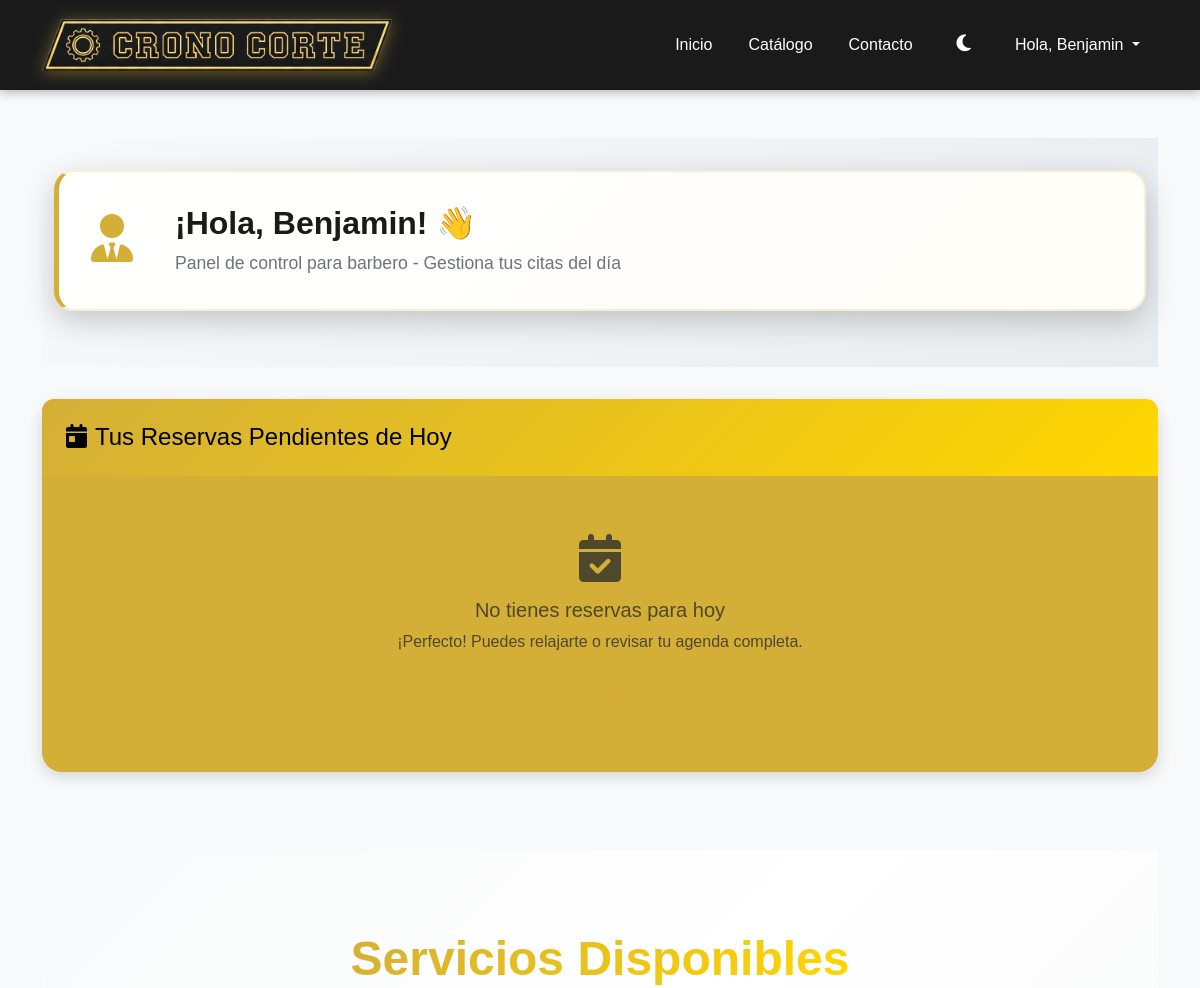
The page / (signed in, upper part) on the database as committed earlier.
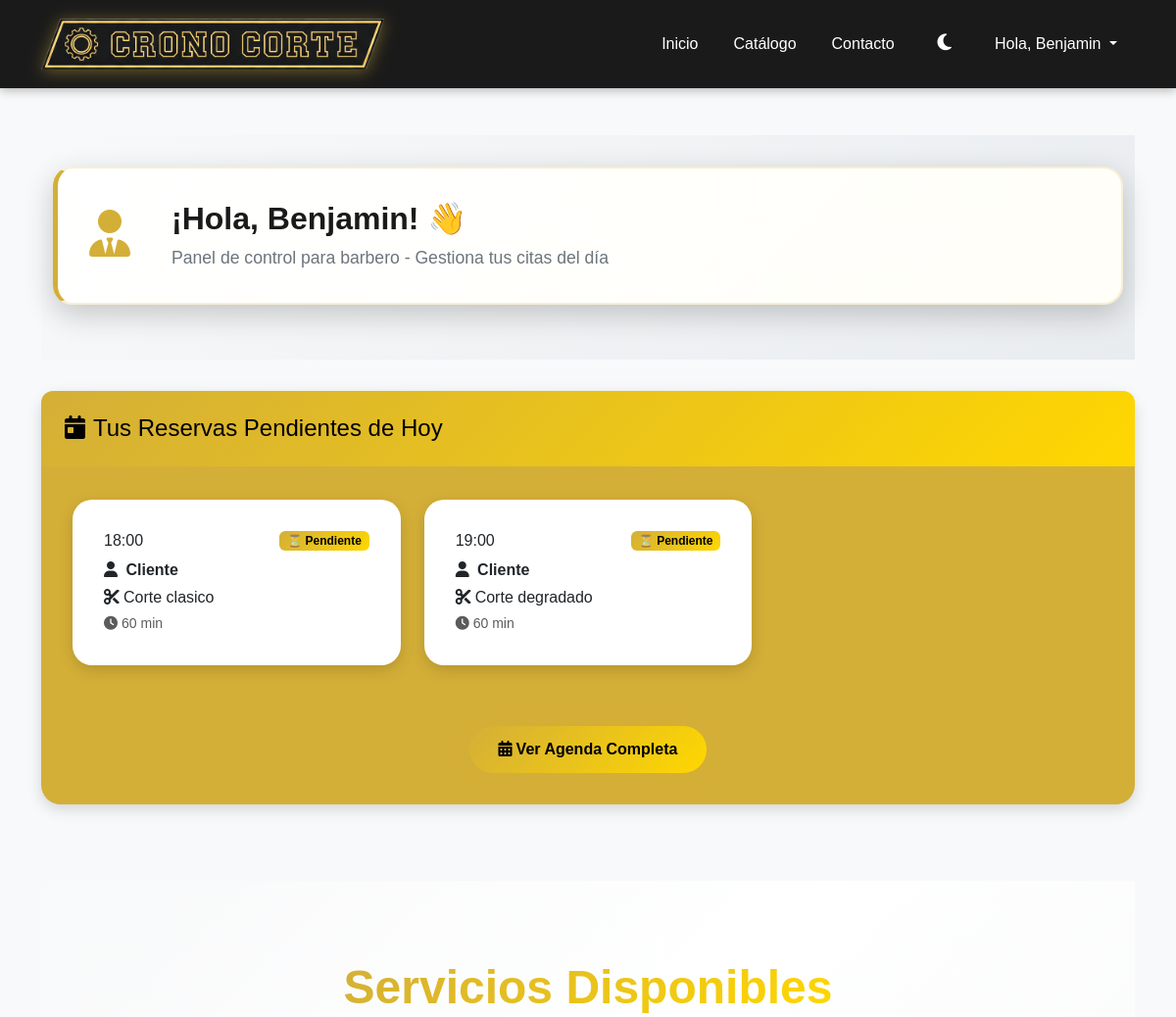
The same page on the database as committed later.
### agendabarber/models.py (models this page shows, shortened)
class Reserva(models.Model):
    cliente = models.ForeignKey(User, on_delete=models.CASCADE)
    barbero = models.ForeignKey(Barbero, on_delete=models.CASCADE)
    servicio = models.ForeignKey(Servicio, on_delete=models.CASCADE)
    inicio = models.DateTimeField(help_text="Hora de inicio de la reserva")
    fin = models.DateTimeField(null=True, blank=True)
    pagado = models.BooleanField(default=False)  # Changed: Now requires payment confirmation
    payment_method = models.CharField(max_length=50, default='mercadopago',
                                     help_text="Método de pago utilizado")
    estado = models.CharField(max_length=20, choices=ESTADO_CHOICES, default='Pendiente')  # Pendiente hasta que pase la hora
    objects = ReservaManager()  # Manager personalizado
    @property
    def esta_completada(self):
        from django.utils import timezone
        return self.fin and timezone.now() > self.fin

class Servicio(models.Model):
    nombre = models.CharField(max_length=100)
    descripcion = models.TextField(blank=True)
    precio = models.PositiveIntegerField()
    duracion_minutos = models.PositiveIntegerField(
        default=60,
        help_text="Duración del servicio en minutos"
    )
    imagen = models.ImageField(upload_to='servicios/', null=True, blank=True)

### agendabarber/views.py (the view)
# urls.py: path('', views.cargarInicio, name='inicio'),
def cargarInicio(request):
    servicios = Servicio.objects.all()[:3]
    context = {'servicios': servicios}
    if request.user.is_authenticated:
        hoy = date.today()
        try:
            barbero = Barbero.objects.get(usuario=request.user)
            reservas_hoy = Reserva.objects.filter(
                barbero=barbero,
                inicio__date=hoy
            ).select_related('cliente', 'servicio').order_by('inicio')
            context.update({
                'es_barbero': True,
                'reservas_hoy': reservas_hoy,
                'barbero': barbero
            })
        except Barbero.DoesNotExist:
            ahora = timezone.now()
            proximas_reservas = Reserva.objects.filter(
                cliente=request.user,
                inicio__gte=ahora,
                estado__in=['Pendiente', 'Confirmada']
            ).select_related('barbero', 'servicio').order_by('inicio')[:3]
            context.update({
                'es_cliente': True,
                'proximas_reservas': proximas_reservas
            })
    return render(request, 'inicio.html', context)

### agendabarber/context_processors.py (called while the page is built)
def user_type_context(request):
    context = {
        'es_barbero': False,
        'es_cliente': False,
    }
    if request.user.is_authenticated:
        try:
            Barbero.objects.get(usuario=request.user)
            context['es_barbero'] = True
            context['es_cliente'] = False
        except Barbero.DoesNotExist:
            context['es_barbero'] = False
            context['es_cliente'] = True
    return context

### agendabarber/templates/inicio.html (shortened to what the changed rows need)
{% extends 'base.html' %}
{% load static %}
{% block content %}
{% if not user.is_authenticated %}
<section class="hero-section">
    <div class="hero-image-bg">
        <img src="{% static 'agendabarber/img/hero-img.png' %}" alt="Barbería" class="hero-background-image">
    </div>
    <div class="hero-overlay-gradient"></div>
    <div class="container">
        <div class="row justify-content-center">
            <div class="col-12">
                <div class="hero-content animate-fade-in">
                    <h1 class="hero-title mb-4">
                        <span class="gradient-text">Crono Corte</span>
                    </h1>
                    <p class="hero-subtitle mb-5">
                        Transforma tu estilo con los mejores barberos profesionales.<br>
                        <strong>Reserva tu cita en segundos</strong>
                    </p>
                    <div class="hero-buttons">
                        <a href="{% url 'registro' %}" class="btn btn-hero-primary btn-lg">
                            <i class="fas fa-rocket me-2"></i>Comenzar Ahora
                        </a>
                        <a href="{% url 'login' %}" class="btn btn-hero-outline btn-lg">
                            <i class="fas fa-sign-in-alt me-2"></i>Iniciar Sesión
                        </a>
                    </div>
                </div>
            </div>
        </div>
    </div>
    <div class="hero-scroll-indicator">
        <i class="fas fa-chevron-down"></i>
    </div>
</section>
{% else %}
<div class="dashboard-welcome">
    <div class="container">
        <div class="row mb-4">
            <div class="col-12">
                <div class="welcome-card {% if user.is_superuser and not es_barbero %}admin-theme{% elif es_barbero %}barbero-theme{% else %}cliente-theme{% endif %}">
                    <div class="welcome-content">
                        <div class="welcome-text">
                            <h2 class="welcome-title">
                                ¡Hola, {{ user.get_full_name|default:user.username }}! 👋
                            </h2>
                        </div>
                    </div>
                </div>
            </div>
        </div>
    </div>
</div>
{% endif %}
{% if user.is_authenticated and es_barbero %}
<div class="row mb-5">
    <div class="col-12">
        <div class="card border-primary">
            <div class="card-body">
                {% if reservas_hoy %}
                    <div class="row">
                        {% for reserva in reservas_hoy %}
                        <div class="col-md-6 col-lg-4 mb-3">
                            <div class="card border-warning">
                                <div class="card-body">
                                    <div class="d-flex justify-content-between align-items-start mb-2">
                                        <h6 class="card-title mb-0">{{ reserva.inicio|date:"H:i" }}</h6>
                                        {% if reserva.esta_completada %}
                                            <span class="badge bg-success">
                                                ✓ ${{ reserva.servicio.precio|floatformat:0 }}
                                            </span>
                                        {% else %}
                                            <span class="badge bg-warning">
                                                ⏳ Pendiente
                                            </span>
                                        {% endif %}
                                    </div>
                                    <p class="card-text mb-1">
                                        <i class="fas fa-user me-1"></i>
                                        <strong>{{ reserva.cliente.get_full_name|default:reserva.cliente.username }}</strong>
                                    </p>
                                    <p class="card-text mb-1">
                                        <i class="fas fa-cut me-1"></i>{{ reserva.servicio.nombre }}
                                    </p>
                                    <p class="card-text mb-0 text-muted small">
                                        <i class="fas fa-clock me-1"></i>{{ reserva.servicio.duracion_minutos }} min
                                    </p>
                                </div>
                            </div>
                        </div>
                        {% endfor %}
                    </div>
                    <div class="text-center mt-3">
                        <a href="{% url 'agenda_barbero' %}" class="btn btn-primary">
                            <i class="fas fa-calendar-alt me-1"></i>Ver Agenda Completa
                        </a>
                    </div>
                {% else %}
                    <div class="text-center py-4">
                        <i class="fas fa-calendar-check fa-3x text-muted mb-3"></i>
                        <h5 class="text-muted">No tienes reservas para hoy</h5>
                        <p class="text-muted">¡Perfecto! Puedes relajarte o revisar tu agenda completa.</p>
                        <a href="{% url 'agenda_barbero' %}" class="btn btn-outline-primary">
                            <i class="fas fa-calendar-alt me-1"></i>Ver Mi Agenda
                        </a>
                    </div>
                {% endif %}
            </div>
        </div>
    </div>
</div>
{% endif %}
{% if servicios %}
<section class="services-section">
    <div class="container">
        <div class="row mb-5">
            <div class="col-12 text-center">
                <div class="section-header">
                    <h2 class="section-title">
                        {% if user.is_authenticated %}
                            <span class="gradient-text">Servicios Disponibles</span>
                        {% else %}
                            <span class="gradient-text">Nuestros Servicios</span>
                        {% endif %}
                    </h2>
    </div>
</section>
{% endif %}
{% endblock %}

Rows that differ between the two databases and show on the page:
added Reserva: inicio "18:00", shows "⏳ Pendiente", cliente.get_full_name "Cliente", servicio.nombre "Corte clasico", servicio.duracion_minutos "60"
added Reserva: inicio "19:00", shows "⏳ Pendiente", cliente.get_full_name "Cliente", servicio.nombre "Corte degradado", servicio.duracion_minutos "60"
Other text that changed with them:
text no longer shown: "No tienes reservas para hoy ¡Perfecto! Puedes relajarte o revisar tu agenda completa."
text now shown: "Ver Agenda Completa"
